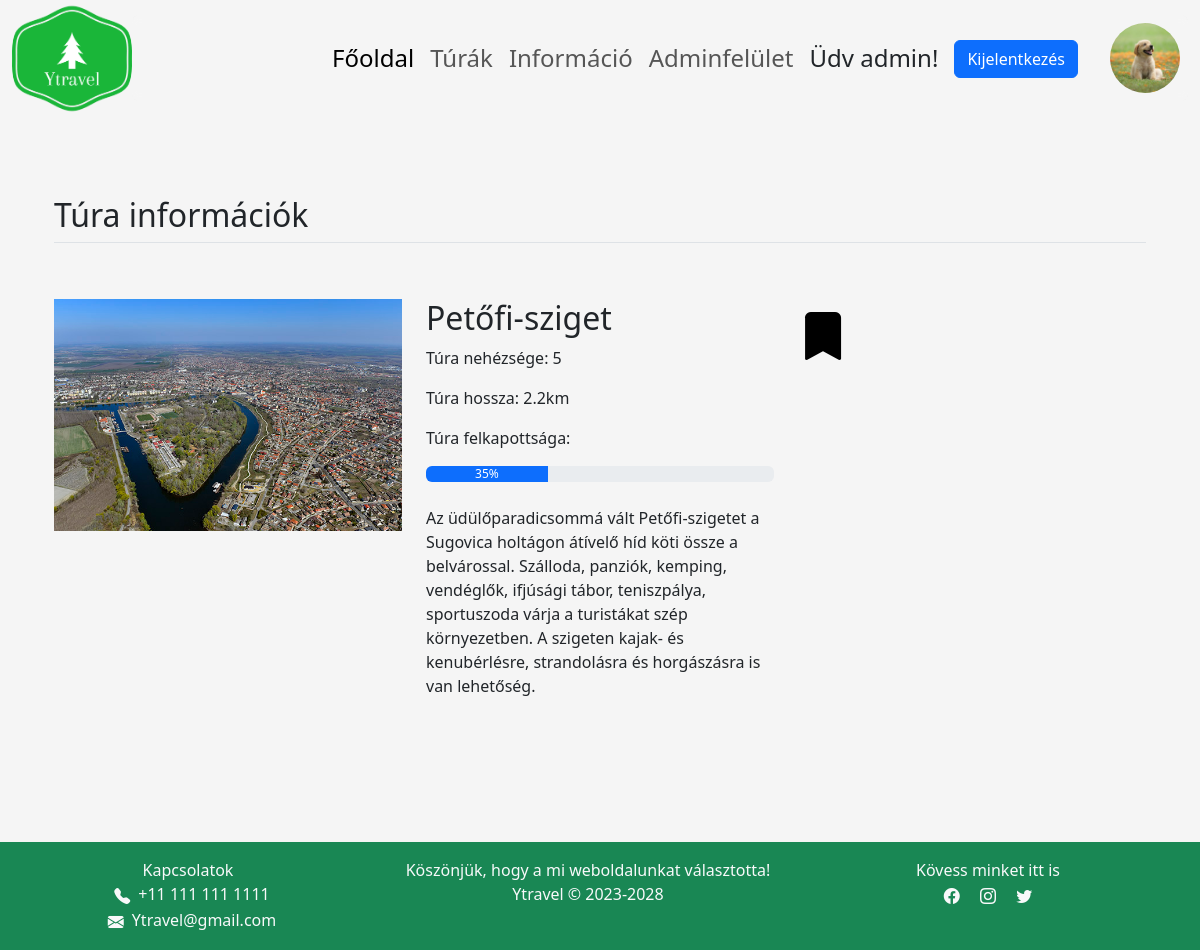
Page /frontend/turaLeiras.php?tura_id=18 (signed in) on the committed database.
### tables this page shows
CREATE TABLE `turak` (
  `id` int(11) NOT NULL,
  `tura_nev` text NOT NULL,
  `tura_hossza` float(100,1) NOT NULL,
  `tura_nehezseg` int(100) NOT NULL,
  `tura_felkapottsag` int(100) NOT NULL,
  `megye_id` int(100) NOT NULL,
  `tura_kep_nev` varchar(111) NOT NULL
);

### frontend/turaLeiras.php (the view, shortened to what this page needs)
<!DOCTYPE html>
<html lang="en">
<?php
    include("../components/header.php");
?>
<body class="" style="background-image: url('../kepek/profilKepek/Background2.png'); background-repeat: no-repeat; background-size:cover;">
 <?php
  include("../components/navbar.php");
  ?>
<main>
  <?php
    if(isset($_GET["tura_id"])){
      $db = new mysqli("localhost", "root", "", "turazas");
      $turaKiir = $db->query("SELECT *, SUBSTRING(tura_leiras.tura_szoveg,1,800) AS turaSzoveg FROM turak INNER JOIN tura_leiras ON turak.id = tura_leiras.id WHERE turak.id = ".$_GET["tura_id"]." LIMIT 1");
        while($adat = $turaKiir->fetch_assoc()){
          $html =
             '
            <div class="container px-4 py-5" id="featured-3"">
            <h2 class="pb-2 border-bottom">Túra információk</h2>
            <div class="row g-4 py-5 row-cols-1 row-cols-lg-3">
              <div class="feature col">
                <div class="feature-icon d-inline-flex align-items-center justify-content-center text-bg-primary bg-gradient fs-2 mb-3">
                  <img src = "../kepektura/'.$adat["tura_kep_nev"].'.jpg" alt = "'.$adat["tura_nev"].'" class = "img-fluid">
                </div>
              </div>
              <div class="feature col">
                <h5 class="fs-2">'.$adat["tura_nev"].'</h5>
                <p>Túra nehézsége: '.$adat["tura_nehezseg"].'</p>
                <p>Túra hossza: '.$adat["tura_hossza"].'km</p>
                <p>Túra felkapottsága:</p>
                <div class="progress" role="progressbar" aria-label="Basic example" aria-valuenow="'.$adat["tura_felkapottsag"].'" aria-valuemin="0" aria-valuemax="100">
                    <div class="progress-bar" style = "width: '.$adat["tura_felkapottsag"].'%;">'.$adat["tura_felkapottsag"].'%</div>
                </div>
                <br>
                <p>'.$adat["turaSzoveg"].'</p>
              </div>
              ';
              if(isset($_SESSION["id"])){
                $html .= '<form action = "" method = "post">
                <div class="feature col">
                  <button type = "submit" name = "mentes" class = "bg-transparent" style = "border: 1px solid transparent;"><i class="bi bi-bookmark-fill" style = "font-size: 3rem;"></i></button>
                </div>
                </form>';
              }
              $html .='
            </div>
          </div>
            ';
            print $html;
    }
  }
  ?>
</main>
<?php
  include("../components/footer.php");
  ?>
</body>
</html>

### style.css (style rules this page uses)
* { margin: 0; padding: 0; box-sizing: border-box; }
html, body { margin: 0; padding: 0; background-repeat: no-repeat; background-size: cover; }
body { display: grid; gap: 2rem; grid-template-areas: "navbar" "content" "footer" ; grid-template-columns: auto; grid-template-rows: 116px auto 108px; min-height: 100vh; background-color: #f5f5f5; }
main { grid-area: content; }
.bi { vertical-align: -.125em; }

### rows in the picture
turak: tura_kep_nev (picture), tura_nev "Petőfi-sziget", tura_nehezseg "5", tura_hossza "2.2", tura_felkapottsag "35", turaSzoveg "Az üdülőparadicsommá vált Petőfi-szigetet a Sugovica holtágon átívelő híd köti össze a belvárossal. Szálloda, panziók, kemping, vendéglők, ifjúsági tábor, teniszpálya, sportuszoda várja a turistákat szép környezetben. A szigeten kajak- és kenubérlésre, strandolásra és horgászásra is van lehetőség."

### other values in the picture
$_SESSION["nev"] "admin"
